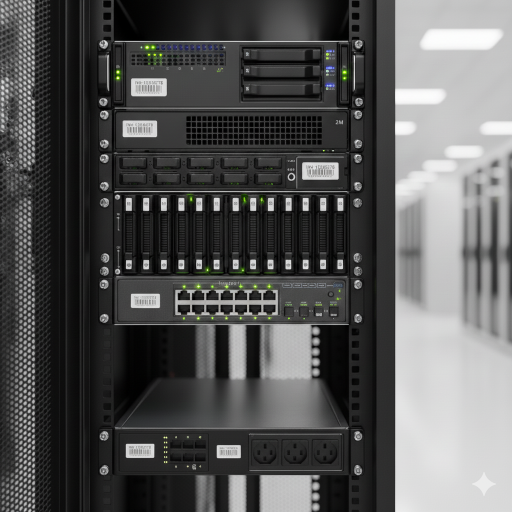
#> input picture zdjecia_wejsciowe/img_1.png, 1024 x 1024 px (shown at 1/2 size); its folder holds only this picture in this run
$ python AnalizaObrazu.py   (older library calls are emulated)
#> lines starting #> are read from the running program, lines starting #| are printed output that depends on the picture; after the words box and inside, x2 and y2 are one past the last pixel; in counts of white or black regions, pixels touching at a corner belong together
import cv2
import os
import glob

# KONFIGURACJA ALGORYTMU (Tuning)
# 1. PARAMETRY OBRAZU I PODGLĄDU
INPUT_FOLDER = 'zdjecia_wejsciowe'
OUTPUT_FOLDER = 'wyniki_kodow'
FRAGMENTS_FOLDER = 'wycinki_kodow'  # [NOWE] Folder na wycięte fragmenty kodów
PREVIEW_WIDTH = 400  # Szerokość okienka podglądu (w pikselach)

# 2. PARAMETRY PROGOWANIA (THRESHOLD)
# Określa, jak bardzo "czarne" muszą być paski, by zostały wykryte.
# Zakres 0-255. Wyższa wartość (np. 230) wykryje tylko idealny kontrast.
# Niższa (np. 180) wykryje też kody w cieniu, ale może łapać szum.
# [POPRAWKA]: Używamy flagi cv2.THRESH_OTSU, która ignoruje tę wartość
# i dobiera idealny próg dynamicznie.
THRESH_VALUE = 200

# 3. PARAMETRY ROZMYCIA (BLUR)
# Pomaga usunąć szum przed binaryzacją.
# Musi być liczbą nieparzystą, np. (9, 9), (5, 5).
BLUR_KERNEL_SIZE = (3, 3)

# 4. PARAMETRY MORFOLOGII (ZLEWANIE PASKÓW)
# Kształt prostokąta używany do łączenia pionowych pasków w jedną plamę.
# (Szerokość, Wysokość). Musi być szeroki, żeby łączyć paski w poziomie.
MORPH_KERNEL_SIZE = (9, 3)

# [NOWA OPCJA] Wybór metody morfologicznej:
# True  = ZAMYKANIE (CLOSE) -> Dylatacja potem Erozja. Zalecane do łączenia pasków kodu w jeden blok.
# False = OTWIERANIE (OPEN) -> Erozja potem Dylatacja. Służy do usuwania szumu (kropek), ale może "pociąć" kod.
USE_MORPH_CLOSE = False

# Liczba powtórzeń czyszczenia (erozji/dylatacji).
# Więcej iteracji = gładsze bloki, ale mniejsze kody mogą zniknąć.
ITERATIONS = 1

# 5. FILTROWANIE WYNIKÓW
# Minimalna powierzchnia (w pikselach), aby uznać obiekt za kod.
# Zmniejsz, jeśli kody są daleko/małe. Zwiększ, jeśli wykrywa śmieci.
MIN_AREA = 1500

# Minimalna proporcja (Szerokość / Wysokość).
# Kody są zazwyczaj szersze niż wyższe. Wartość 1.5 oznacza, że
# szerokość musi być min. 1.5x większa od wysokości.
MIN_ASPECT_RATIO = 2.5

# Tworzenie folderów wyjściowych jeśli nie istnieją
if not os.path.exists(OUTPUT_FOLDER):
    os.makedirs(OUTPUT_FOLDER)

if not os.path.exists(FRAGMENTS_FOLDER):
    os.makedirs(FRAGMENTS_FOLDER)


def show_step(title, image, x_pos=0, y_pos=0):
    # Wyświetla obraz w przeskalowanym oknie
    h, w = image.shape[:2]

    if w > PREVIEW_WIDTH:
        scale = PREVIEW_WIDTH / w
        dim = (int(w * scale), int(h * scale))
        resized = cv2.resize(image, dim, interpolation=cv2.INTER_AREA)
    else:
        resized = image

    cv2.imshow(title, resized)
    cv2.moveWindow(title, x_pos, y_pos)


def process_and_show(filepath, filename):
#> called with filepath = 'zdjecia_wejsciowe/img_1.png', filename = 'img_1.png'
    print(f"Przetwarzanie: {filename}...")

    image = cv2.imread(filepath)
#> image is the input picture: shape (1024, 1024, 3); mean B, G, R 86.3, 86.6, 86.4
    if image is None:
        print("Błąd pliku.")
        return True

    # --- ETAP 1: Oryginał ---
    show_step("1. Oryginal", image, 0, 0)

    # --- ETAP 2: HSV -> Kanał Value ---
    # Konwertujemy BGR na HSV
    hsv = cv2.cvtColor(image, cv2.COLOR_BGR2HSV)
#> hsv: shape (1024, 1024, 3); mean H, S, V 62.6, 10.4, 87.2
    # Rozdzielamy kanały: H (Barwa), S (Nasycenie), V (Jasność)
    h, s, v = cv2.split(hsv)
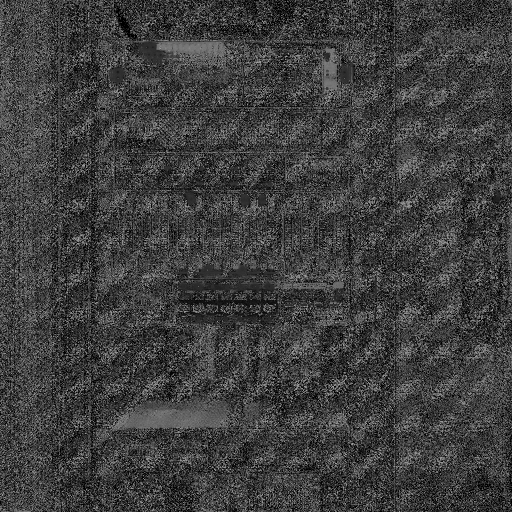
#> h: shape (1024, 1024) (shown at 1/2 size); min 0, max 178, mean 62.6
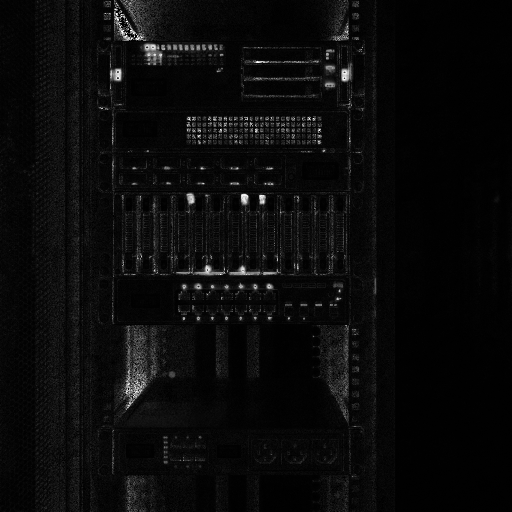
#> s: shape (1024, 1024) (shown at 1/2 size); min 0, max 255, mean 10.4
    # Używamy tylko kanału V (Value) jako naszej "szarości".
    gray = v
    show_step("2. HSV - Kanal V (Jasnosc)", gray, PREVIEW_WIDTH + 10, 0)

    # --- ETAP 3: Gradient (Sobel X - Y) ---
    gradX = cv2.Sobel(gray, ddepth=cv2.CV_32F, dx=1, dy=0, ksize=-1)
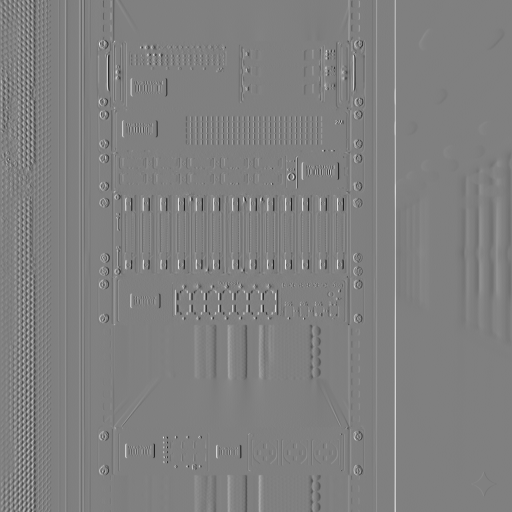
#> gradX: shape (1024, 1024) float32 (shown at 1/2 size); min -3394, max 3360, mean 3.3; drawn with min black and max white
    gradient = cv2.convertScaleAbs(gradX)
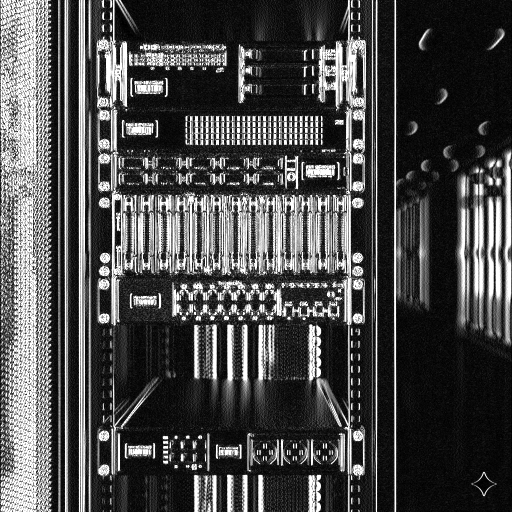
#> gradient: shape (1024, 1024) (shown at 1/2 size); min 0, max 255, mean 73.9
    show_step("3. Gradient", gradient, (PREVIEW_WIDTH * 2) + 20, 0)

    # --- ETAP 4: Binaryzacja ---
    blurred = cv2.blur(gradient, BLUR_KERNEL_SIZE)

    # Używamy OTSU dla automatycznego progu
    (_, thresh) = cv2.threshold(blurred, 0, 255, cv2.THRESH_BINARY | cv2.THRESH_OTSU)
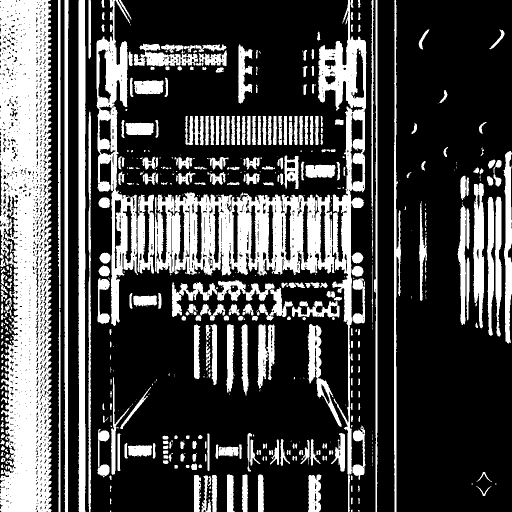
#> thresh: shape (1024, 1024) (shown at 1/2 size); 29.3% white; 597 white regions (244 under 20 px), largest, box (x1, y1, x2, y2) and area: (0, 0, 103, 1024) 84167, (309, 0, 733, 1024) 61825, (193, 0, 276, 652) 17414

    show_step("4. Binaryzacja (Otsu)", thresh, 0, 350)

    # --- ETAP 5: Morfologia ---
    kernel = cv2.getStructuringElement(cv2.MORPH_RECT, MORPH_KERNEL_SIZE)

    # Wybór metody na podstawie zmiennej USE_MORPH_CLOSE
    if USE_MORPH_CLOSE:
        # ZAMYKANIE (CLOSE): Wypełnia dziury między paskami
        morphed = cv2.morphologyEx(thresh, cv2.MORPH_CLOSE, kernel)
        method_name = "CLOSE"
    else:
        # OTWIERANIE (OPEN): Usuwa małe śmieci z tła
        morphed = cv2.morphologyEx(thresh, cv2.MORPH_OPEN, kernel)
#> morphed: shape (1024, 1024); 18.7% white; 388 white regions, largest, box (x1, y1, x2, y2) and area: (0, 348, 103, 1024) 35157, (0, 0, 102, 347) 25611, (157, 0, 171, 1024) 13399
        method_name = "OPEN"

    # Dodatkowe czyszczenie (Erozja i Dylatacja)
    morphed = cv2.erode(morphed, None, iterations=ITERATIONS)
#> morphed: shape (1024, 1024); 14.6% white; 411 white regions (122 under 20 px)
    morphed = cv2.dilate(morphed, None, iterations=ITERATIONS)

    data = morphed.copy()
    show_step(f"5. Morfologia ({method_name})", morphed, PREVIEW_WIDTH + 10, 350)
#> in show_step (call 5), `resized = cv2.resize(image, dim, interpolation=cv2.INTER_AREA)`:
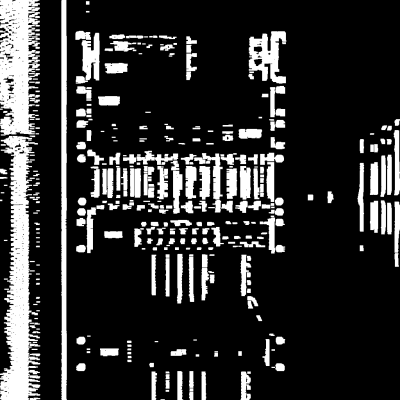
#> resized: shape (400, 400); min 0, max 255, mean 47.6

    # --- ETAP 6: Wynik (Kontury) ---
    cnts, _ = cv2.findContours(data, cv2.RETR_EXTERNAL, cv2.CHAIN_APPROX_SIMPLE)
#> cnts = 388 contours, 40 with area under 20; largest, box (x1, y1, x2, y2) and area: (0, 348, 103, 1024) 33754, (0, 0, 102, 347) 25622, (157, 0, 171, 1024) 12360, (637, 80, 733, 214) 7472, (209, 84, 255, 206) 3616

    # Sortowanie konturów od największego
    cnts = sorted(cnts, key=cv2.contourArea, reverse=True)

    output_image = image.copy()
    count = 0

    for c in cnts:
        (x, y, w, h) = cv2.boundingRect(c)
        ar = w / float(h)
        area = w * h

        # Użycie parametrów konfiguracyjnych do filtrowania
        if area > MIN_AREA and ar > MIN_ASPECT_RATIO:
            # Rysowanie ramki na obrazie wynikowym
            cv2.rectangle(output_image, (x, y), (x + w, y + h), (0, 255, 0), 3)

            # Dodatek: wyświetlanie pola powierzchni
            cv2.putText(output_image, f"Area: {int(area)}", (x, y - 10),
                        cv2.FONT_HERSHEY_SIMPLEX, 0.5, (0, 255, 0), 2)

            # --- ETAP 7: Fragmentacja (Zapis wycinków) ---
            # Wycinamy fragment z oryginalnego zdjęcia (ROI - Region of Interest)
            # image[y_start:y_end, x_start:x_end]
            roi = image[y:y + h, x:x + w]

            # Generowanie nazwy pliku dla wycinka
            frag_filename = f"wycinek_{count}_{filename}"
            frag_path = os.path.join(FRAGMENTS_FOLDER, frag_filename)

            # Zapis wycinka
            cv2.imwrite(frag_path, roi)

            count += 1
#> this loop made 388 passes
#> (x, y, w, h, ar, area, frag_filename, count) on pass 21: (350, 386, 106, 36, 2.94, 3816, 'wycinek_0_img_1.png', 1)
#> (x, y, w, h, ar, area) on passes 1 to 6: (0, 348, 103, 676, 0.152, 69628), (0, 0, 102, 347, 0.294, 35394), (157, 0, 14, 1024, 0.0137, 14336), (637, 80, 96, 134, 0.716, 12864), (209, 84, 46, 122, 0.377, 5612), (517, 392, 53, 119, 0.445, 6307)
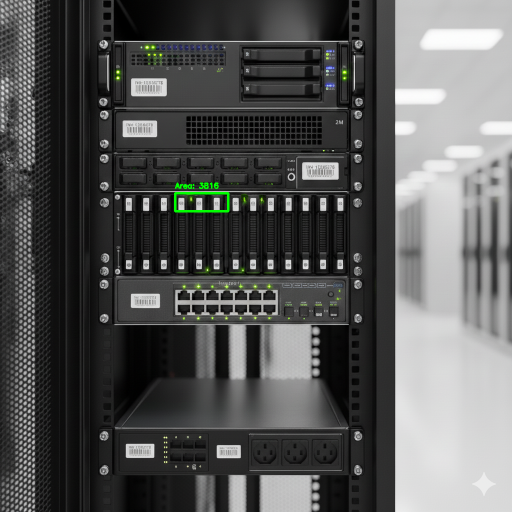
#> output_image: shape (1024, 1024, 3) (shown at 1/2 size); 0.19% of pixels changed, all inside (x1, y1, x2, y2) = (348, 365, 459, 425)
#> after the loop, count = 1

            # break # Odkomentuj, jeśli chcesz tylko 1 (największy) kod

    show_step("6. Wynik", output_image, (PREVIEW_WIDTH * 2) + 20, 350)

    # Zapis wyniku na dysk (całe zdjęcie z ramkami)
    cv2.imwrite(os.path.join(OUTPUT_FOLDER, "processed_" + filename), output_image)
    print(f" -> Znaleziono kodów: {count} (zapisano wycinki). (SPACJA - dalej, Q - wyjście)")
#|  -> Znaleziono kodów: 1 (zapisano wycinki). (SPACJA - dalej, Q - wyjście)

    # Oczekiwanie na klawisz
    key = cv2.waitKey(0) & 0xFF
#> (key q is pressed here)
    cv2.destroyAllWindows()

    if key == ord('q'):
        return False

    return True


def main():
    extensions = ['*.jpg', '*.jpeg', '*.png', '*.bmp']
    files = []
    for ext in extensions:
        files.extend(glob.glob(os.path.join(INPUT_FOLDER, ext)))

    if not files:
        print(f"Brak zdjęć w folderze {INPUT_FOLDER}")
        return

    for file_path in files:
        filename = os.path.basename(file_path)
        if not process_and_show(file_path, filename):
            break

    print("Koniec pracy.")


if __name__ == "__main__":
    main()
